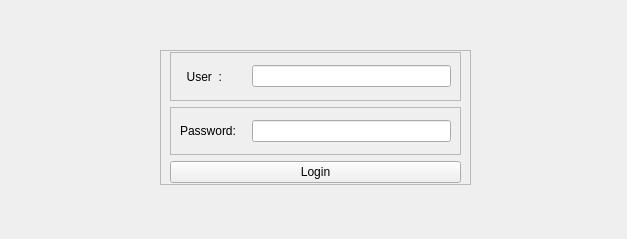
<?xml version="1.0" encoding="UTF-8"?>
<ui version="4.0">
 <class>MainWindow</class>
 <widget class="QMainWindow" name="MainWindow">
  <property name="geometry">
   <rect>
    <x>0</x>
    <y>0</y>
    <width>627</width>
    <height>239</height>
   </rect>
  </property>
  <property name="windowTitle">
   <string>Loginwindow</string>
  </property>
  <widget class="QWidget" name="centralwidget">
   <widget class="QFrame" name="frame_3">
    <property name="geometry">
     <rect>
      <x>160</x>
      <y>50</y>
      <width>311</width>
      <height>135</height>
     </rect>
    </property>
    <property name="frameShape">
     <enum>QFrame::StyledPanel</enum>
    </property>
    <property name="frameShadow">
     <enum>QFrame::Raised</enum>
    </property>
    <layout class="QVBoxLayout" name="verticalLayout">
     <property name="topMargin">
      <number>1</number>
     </property>
     <property name="bottomMargin">
      <number>1</number>
     </property>
     <item>
      <widget class="QFrame" name="frame_2">
       <property name="frameShape">
        <enum>QFrame::StyledPanel</enum>
       </property>
       <property name="frameShadow">
        <enum>QFrame::Raised</enum>
       </property>
       <layout class="QHBoxLayout" name="horizontalLayout" stretch="1,3">
        <property name="topMargin">
         <number>1</number>
        </property>
        <property name="bottomMargin">
         <number>1</number>
        </property>
        <item>
         <widget class="QLabel" name="label_5">
          <property name="text">
           <string>  User  :</string>
          </property>
         </widget>
        </item>
        <item>
         <widget class="QLineEdit" name="lineEdit">
          <property name="inputMethodHints">
           <set>Qt::ImhLatinOnly</set>
          </property>
          <property name="echoMode">
           <enum>QLineEdit::Normal</enum>
          </property>
         </widget>
        </item>
       </layout>
      </widget>
     </item>
     <item>
      <widget class="QFrame" name="frame_4">
       <property name="frameShape">
        <enum>QFrame::StyledPanel</enum>
       </property>
       <property name="frameShadow">
        <enum>QFrame::Raised</enum>
       </property>
       <layout class="QHBoxLayout" name="horizontalLayout_2" stretch="1,3">
        <property name="topMargin">
         <number>1</number>
        </property>
        <property name="bottomMargin">
         <number>1</number>
        </property>
        <item>
         <widget class="QLabel" name="label_6">
          <property name="text">
           <string>Password:</string>
          </property>
         </widget>
        </item>
        <item>
         <widget class="QLineEdit" name="lineEdit_2">
          <property name="inputMask">
           <string/>
          </property>
          <property name="echoMode">
           <enum>QLineEdit::Password</enum>
          </property>
         </widget>
        </item>
       </layout>
      </widget>
     </item>
     <item>
      <widget class="QPushButton" name="pushButton_2">
       <property name="text">
        <string>Login</string>
       </property>
      </widget>
     </item>
    </layout>
   </widget>
  </widget>
 </widget>
 <resources/>
 <connections>
  <connection>
   <sender>pushButton_2</sender>
   <signal>clicked()</signal>
   <receiver>MainWindow</receiver>
   <slot>checklogin()</slot>
   <hints>
    <hint type="sourcelabel">
     <x>275</x>
     <y>167</y>
    </hint>
    <hint type="destinationlabel">
     <x>67</x>
     <y>100</y>
    </hint>
   </hints>
  </connection>
 </connections>
 <slots>
  <slot>checklogout()</slot>
  <slot>checklogin()</slot>
 </slots>
</ui>
